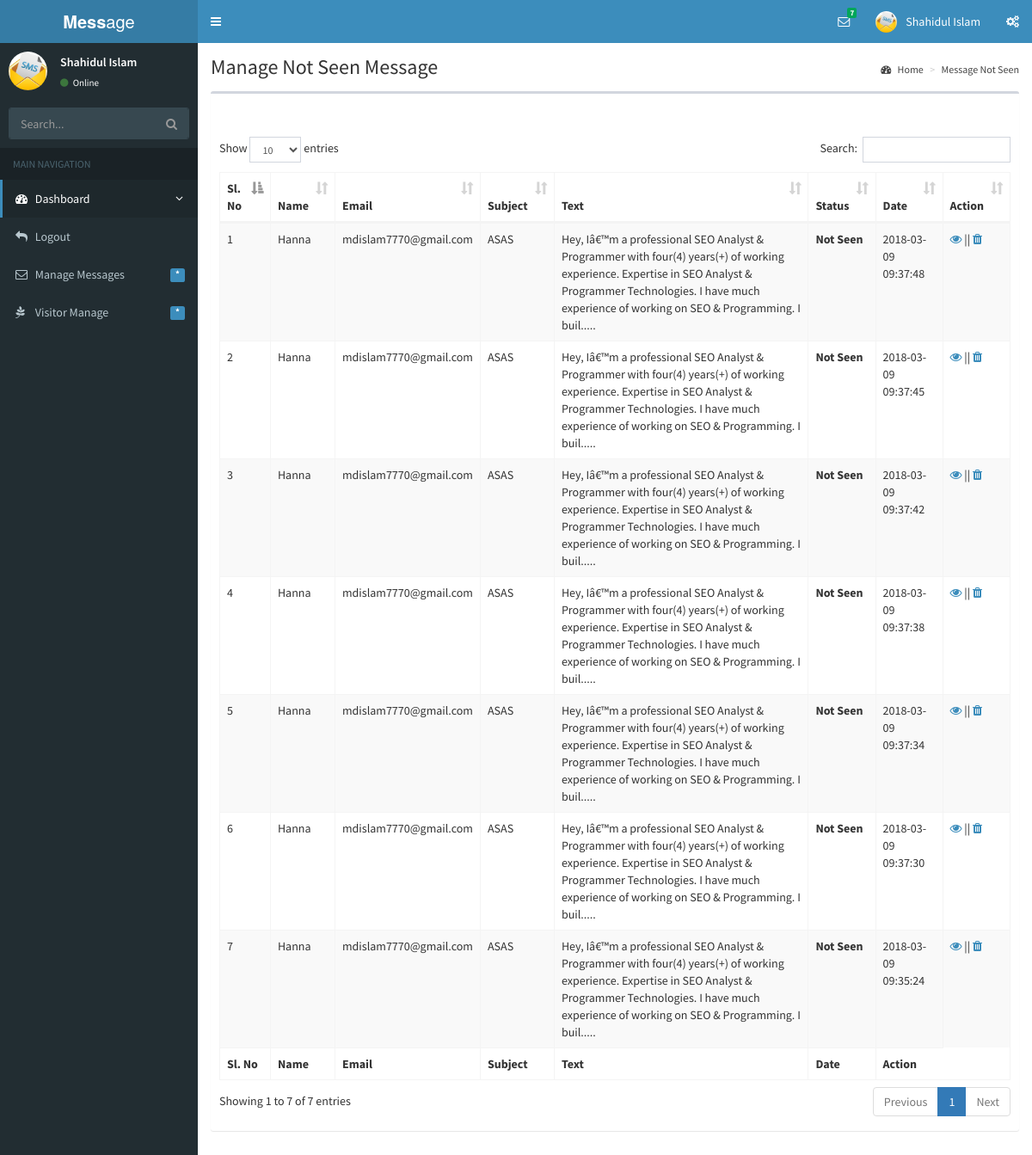
/messageManageNotSeen.php (signed in), run on the app's committed database.
### tables this page shows
CREATE TABLE IF NOT EXISTS `portfoliomessage` (
  `id` int(11) NOT NULL,
  `name` varchar(200) DEFAULT NULL,
  `email` varchar(200) DEFAULT NULL,
  `subject` varchar(200) DEFAULT NULL,
  `text` varchar(1200) DEFAULT NULL,
  `date` timestamp NOT NULL DEFAULT CURRENT_TIMESTAMP ON UPDATE CURRENT_TIMESTAMP,
  `viewstatus` varchar(50) NOT NULL
);

### assets/class/messageNotSeenClass.php (called while the page is built, shortened)
<?php
class NotificattionClass {
           protected $connection;
    public function __construct() {
        $host_name = 'localhost';
        $user_name = 'root';
        $user_pass = '';
        $db_name = 'portfoliomessage';
        $this->connection = mysqli_connect($host_name, $user_name, $user_pass, $db_name);
    }
            function lebel_select_all_message_not_seen() {
        $sql = "Select * from portfoliomessage where viewstatus=0 order by id desc";
        if(mysqli_query($this->connection, $sql)){
            $query_result = mysqli_query($this->connection, $sql);
            return $query_result;
        }else{
            die('Query Problem'.mysqli_error($this->connection));
        }
    }
}

### assets/class/messageClass.php (called while the page is built, shortened)
<?php
class MessageClass {
           protected $connection;
    public function __construct() {
        $host_name = 'localhost';
        $user_name = 'root';
        $user_pass = '';
        $db_name = 'portfoliomessage';
        $this->connection = mysqli_connect($host_name, $user_name, $user_pass, $db_name);
    }
            function select_all_message_not_seen() {
        $sql = "Select * from portfoliomessage where viewstatus=0 order by id desc";
        if(mysqli_query($this->connection, $sql)){
            $query_result = mysqli_query($this->connection, $sql);
            return $query_result;
        }else{
            die('Query Problem'.mysqli_error($this->connection));
        }
    }
}

### messageManageNotSeen.php (the view, shortened to what this page needs)
<?php
require_once './assets/class/messageClass.php';
$appObj = new MessageClass();
$query_result = $appObj->select_all_message_not_seen();
?>
           <?php
require_once './assets/class/messageClass.php';
?>
<!DOCTYPE html>
<html>
    <head>
       <?php require_once 'headerlinks.php';?>
    </head>
    <body class="skin-blue sidebar-mini">
        <?php require_once 'header.php'; ?>
        <?php require_once 'sidebarMenu.php'; ?>
        <div class="content-wrapper" style="min-height: 916px;">
    <section class="content-header">
      <h1>
        Manage Not Seen Message
      </h1>
      <ol class="breadcrumb">
        <li><a href="dashboard.php"><i class="fa fa-dashboard"></i> Home</a></li>
        <li><a href="messageManageNotSeen.php"> Message Not Seen </a></li>
      </ol>
    </section>
    <section class="content">
      <div class="row">
        <div class="col-xs-12">
          <div class="box">
            <div class="box-header">
            </div>
            <div class="box-body">
              <table id="example1" class="table table-hover table-bordered table-striped">
                <thead>
                <tr>
                  <th>Sl. No</th>
                  <th>Name</th>
                  <th>Email</th>
                  <th>Subject</th>
                  <th>Text</th>
                  <th>Status</th>
                  <th>Date</th>
                  <th>Action</th>
                </tr>
                </thead>
                <tbody>
                    <?php $i=1; while ($messageinfo = mysqli_fetch_assoc($query_result)){?>
                   <tr>
                  <td> <?php echo $i++;?></td>
                  <td> <?php echo $messageinfo['name']; ?>
                  </td>
                  <td> <?php echo $messageinfo['email']?></td>
                  <td>  <?php echo $messageinfo['subject'];?></td>
                  <td> <?php echo substr($messageinfo['text'], 0,220) ?>.....</td>
                  <td> <?php  $status = $messageinfo['viewstatus'];
                          if($status=='1'){
                              echo'<strong>Seen</strong>';
                          } else {
                             echo'<strong>Not Seen</strong>';
                          }
                          ?></td>
                  <td> <?php echo $messageinfo['date']?></td>
                  <td>
                      <a  href="messageViewById.php ?title=<?php echo $messageinfo['name']?> && id=<?php echo $messageinfo['id']?>"> <i class="fa fa-eye"> </i></a> ||
                            <a href="?status=delete && id=<?php echo $messageinfo['id']?>" onclick="return confirm('Are You Sure To Delete Student');"> <i class="fa fa-trash"> </i></a>
                  </td>
                </tr>
                    <?php }?>
                </tbody>
                <tfoot>
                <tr>
                  <th>Sl. No</th>
                  <th>Name</th>
                  <th>Email</th>
                  <th>Subject</th>
                  <th>Text</th>
                  <th>Date</th>
                  <th>Action</th>
                </tr>
                </tfoot>
              </table>
            </div>
          </div>
        </div>
      </div>
    </section>
        </div>
    </div>
</body>
</html>

### style.css (style rules this page uses)
.content-wrapper, .right-side { min-height: 100%; background-color: #fff; }

### data on the page
portfoliomessage: name "Hanna", email "mdislam7770@gmail.com", subject "ASAS", text "Hey, Iâ€™m a professional SEO Analyst & Programmer with four(4) years(+) of working experience. Expertise in SEO Analyst & Programmer Technologies. I have much experience of working on SEO & Programming. I buil", viewstatus "Not Seen", date "2018-03-09 09:37:48"
portfoliomessage: name "Hanna", email "mdislam7770@gmail.com", subject "ASAS", text "Hey, Iâ€™m a professional SEO Analyst & Programmer with four(4) years(+) of working experience. Expertise in SEO Analyst & Programmer Technologies. I have much experience of working on SEO & Programming. I buil", viewstatus "Not Seen", date "2018-03-09 09:37:45"
portfoliomessage: name "Hanna", email "mdislam7770@gmail.com", subject "ASAS", text "Hey, Iâ€™m a professional SEO Analyst & Programmer with four(4) years(+) of working experience. Expertise in SEO Analyst & Programmer Technologies. I have much experience of working on SEO & Programming. I buil", viewstatus "Not Seen", date "2018-03-09 09:37:42"
portfoliomessage: name "Hanna", email "mdislam7770@gmail.com", subject "ASAS", text "Hey, Iâ€™m a professional SEO Analyst & Programmer with four(4) years(+) of working experience. Expertise in SEO Analyst & Programmer Technologies. I have much experience of working on SEO & Programming. I buil", viewstatus "Not Seen", date "2018-03-09 09:37:38"
portfoliomessage: name "Hanna", email "mdislam7770@gmail.com", subject "ASAS", text "Hey, Iâ€™m a professional SEO Analyst & Programmer with four(4) years(+) of working experience. Expertise in SEO Analyst & Programmer Technologies. I have much experience of working on SEO & Programming. I buil", viewstatus "Not Seen", date "2018-03-09 09:37:34"
portfoliomessage: name "Hanna", email "mdislam7770@gmail.com", subject "ASAS", text "Hey, Iâ€™m a professional SEO Analyst & Programmer with four(4) years(+) of working experience. Expertise in SEO Analyst & Programmer Technologies. I have much experience of working on SEO & Programming. I buil", viewstatus "Not Seen", date "2018-03-09 09:37:30"
portfoliomessage: name "Hanna", email "mdislam7770@gmail.com", subject "ASAS", text "Hey, Iâ€™m a professional SEO Analyst & Programmer with four(4) years(+) of working experience. Expertise in SEO Analyst & Programmer Technologies. I have much experience of working on SEO & Programming. I buil", viewstatus "Not Seen", date "2018-03-09 09:35:24"

### other printed values
$seen-1 "7"
$_SESSION['admin_name'] "Shahidul Islam"
